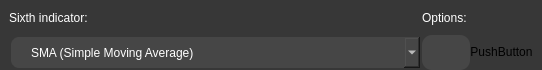
          <widget class="QWidget" name="indicator_widget_6" native="true">
           <property name="sizePolicy">
            <sizepolicy hsizetype="Expanding" vsizetype="Expanding">
             <horstretch>0</horstretch>
             <verstretch>0</verstretch>
            </sizepolicy>
           </property>
           <property name="maximumSize">
            <size>
             <width>16777215</width>
             <height>70</height>
            </size>
           </property>
           <property name="styleSheet">
            <string notr="true">background-color: rgb(55,55,55);
border-radius: 10px;</string>
           </property>
           <layout class="QHBoxLayout" name="horizontalLayout_7">
            <property name="spacing">
             <number>0</number>
            </property>
            <property name="leftMargin">
             <number>9</number>
            </property>
            <property name="topMargin">
             <number>0</number>
            </property>
            <property name="rightMargin">
             <number>9</number>
            </property>
            <property name="bottomMargin">
             <number>0</number>
            </property>
            <item>
             <widget class="QWidget" name="indicator_widget_nested_6" native="true">
              <layout class="QGridLayout" name="gridLayout_6">
               <property name="leftMargin">
                <number>0</number>
               </property>
               <property name="topMargin">
                <number>0</number>
               </property>
               <property name="rightMargin">
                <number>0</number>
               </property>
               <property name="bottomMargin">
                <number>0</number>
               </property>
               <property name="spacing">
                <number>0</number>
               </property>
               <item row="1" column="0">
                <widget class="QComboBox" name="firstIndicator_comboBox_6">
                 <property name="sizePolicy">
                  <sizepolicy hsizetype="Expanding" vsizetype="Preferred">
                   <horstretch>0</horstretch>
                   <verstretch>0</verstretch>
                  </sizepolicy>
                 </property>
                 <property name="minimumSize">
                  <size>
                   <width>0</width>
                   <height>35</height>
                  </size>
                 </property>
                 <property name="maximumSize">
                  <size>
                   <width>16777215</width>
                   <height>35</height>
                  </size>
                 </property>
                 <property name="styleSheet">
                  <string notr="true">QComboBox {
        font: 10pt &quot;MS Shell Dlg 2&quot;;
        border: 2px solid rgb(55,55,55);
        border-radius: 10px;
        color: rgb(255, 255, 255);
        padding-left: 20px;
        padding-right: 20px;
        background-color: rgb(70,70,70);
}

QComboBox:hover {
        border: 2px solid rgb(90,90,90);
}

QComboBox QAbstractItemView {
     border: 2pxsolid rgb(45, 45, 45);
    selection-background-color:rgb(45, 45, 45);
    color: #FFF
                  }
</string>
                 </property>
                 <item>
                  <property name="text">
                   <string>SMA (Simple Moving Average)</string>
                  </property>
                 </item>
                 <item>
                  <property name="text">
                   <string>EMA (Exponential Moving Average)</string>
                  </property>
                 </item>
                 <item>
                  <property name="text">
                   <string>WMA (Weighted Moving Average)</string>
                  </property>
                 </item>
                 <item>
                  <property name="text">
                   <string>BOLL - Upper Band (Bollinger Band)</string>
                  </property>
                 </item>
                 <item>
                  <property name="text">
                   <string>BOLL - Lower Band (Bollinger Band)</string>
                  </property>
                 </item>
                 <item>
                  <property name="text">
                   <string>VWAP (Volumen Weighted Average Price)</string>
                  </property>
                 </item>
                 <item>
                  <property name="text">
                   <string>TRIX (Triple Exponential Average)</string>
                  </property>
                 </item>
                 <item>
                  <property name="text">
                   <string>SAR (Stop and Reverse)</string>
                  </property>
                 </item>
                 <item>
                  <property name="text">
                   <string>MACD - MACD Line (Moving Average Eonvergence Divergence)</string>
                  </property>
                 </item>
                 <item>
                  <property name="text">
                   <string>MACD - Singal Line (Moving Average Eonvergence Divergence)</string>
                  </property>
                 </item>
                 <item>
                  <property name="text">
                   <string>RSI (Relative Strength Index)</string>
                  </property>
                 </item>
                 <item>
                  <property name="text">
                   <string>KDJ (Random Index)</string>
                  </property>
                 </item>
                 <item>
                  <property name="text">
                   <string>OBV (On-balance volume)</string>
                  </property>
                 </item>
                 <item>
                  <property name="text">
                   <string>CCI (Commodity Channel Index)</string>
                  </property>
                 </item>
                 <item>
                  <property name="text">
                   <string>StochRSI (Stoch Relative Strength Index)</string>
                  </property>
                 </item>
                 <item>
                  <property name="text">
                   <string>WR (Williams %)</string>
                  </property>
                 </item>
                 <item>
                  <property name="text">
                   <string>DMI (Directional Movement Index)</string>
                  </property>
                 </item>
                 <item>
                  <property name="text">
                   <string>MTM (Momentum)</string>
                  </property>
                 </item>
                 <item>
                  <property name="text">
                   <string>EVM (Ease of Movement)</string>
                  </property>
                 </item>
                 <item>
                  <property name="text">
                   <string>Value (Plain integer or double)</string>
                  </property>
                 </item>
                 <item>
                  <property name="text">
                   <string>Open (Open price of candle)</string>
                  </property>
                 </item>
                 <item>
                  <property name="text">
                   <string>High (High price of candle)</string>
                  </property>
                 </item>
                 <item>
                  <property name="text">
                   <string>Low (Low price of candle)</string>
                  </property>
                 </item>
                 <item>
                  <property name="text">
                   <string>Close (Close price of candle)</string>
                  </property>
                 </item>
                 <item>
                  <property name="text">
                   <string>Volume (Amount traded in amount of time)</string>
                  </property>
                 </item>
                </widget>
               </item>
               <item row="0" column="0">
                <widget class="QLabel" name="indicator_name_label_6">
                 <property name="styleSheet">
                  <string notr="true">QLabel {
	font: 10pt &quot;MS Shell Dlg 2&quot;;
	color: rgb(255,255,255);
}</string>
                 </property>
                 <property name="text">
                  <string>Sixth indicator:</string>
                 </property>
                 <property name="margin">
                  <number>6</number>
                 </property>
                </widget>
               </item>
               <item row="1" column="1">
                <widget class="QPushButton" name="indicatorOptions_button_6">
                 <property name="sizePolicy">
                  <sizepolicy hsizetype="Expanding" vsizetype="Expanding">
                   <horstretch>0</horstretch>
                   <verstretch>0</verstretch>
                  </sizepolicy>
                 </property>
                 <property name="minimumSize">
                  <size>
                   <width>0</width>
                   <height>35</height>
                  </size>
                 </property>
                 <property name="maximumSize">
                  <size>
                   <width>16777215</width>
                   <height>35</height>
                  </size>
                 </property>
                 <property name="font">
                  <font>
                   <pointsize>10</pointsize>
                  </font>
                 </property>
                 <property name="styleSheet">
                  <string notr="true">QPushButton {
color: rgb(255, 255, 255);
background-color: rgb(70,70,70);
border: 0px sold;
border-radius: 10px;

}
QPushButton:hover {
	 border: 2px solid rgb(85,85,85);
}</string>
                 </property>
                 <property name="text">
                  <string/>
                 </property>
                </widget>
               </item>
               <item row="0" column="1">
                <widget class="QLabel" name="indicator_options_label_6">
                 <property name="styleSheet">
                  <string notr="true">QLabel {
	font: 10pt &quot;MS Shell Dlg 2&quot;;
	color: rgb(255,255,255);
}</string>
                 </property>
                 <property name="text">
                  <string>Options: </string>
                 </property>
                 <property name="margin">
                  <number>6</number>
                 </property>
                </widget>
               </item>
               <item row="1" column="2">
                <widget class="QPushButton" name="delete_button_6">
                 <property name="text">
                  <string>PushButton</string>
                 </property>
                </widget>
               </item>
              </layout>
             </widget>
            </item>
           </layout>
          </widget>
